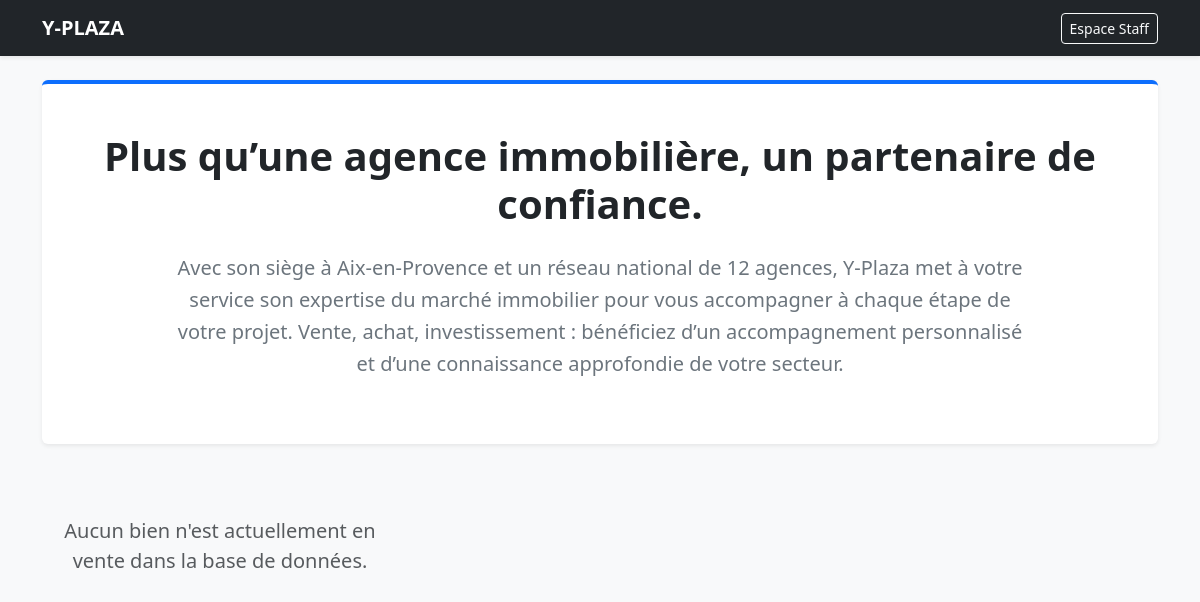
Before: / with the older database file.
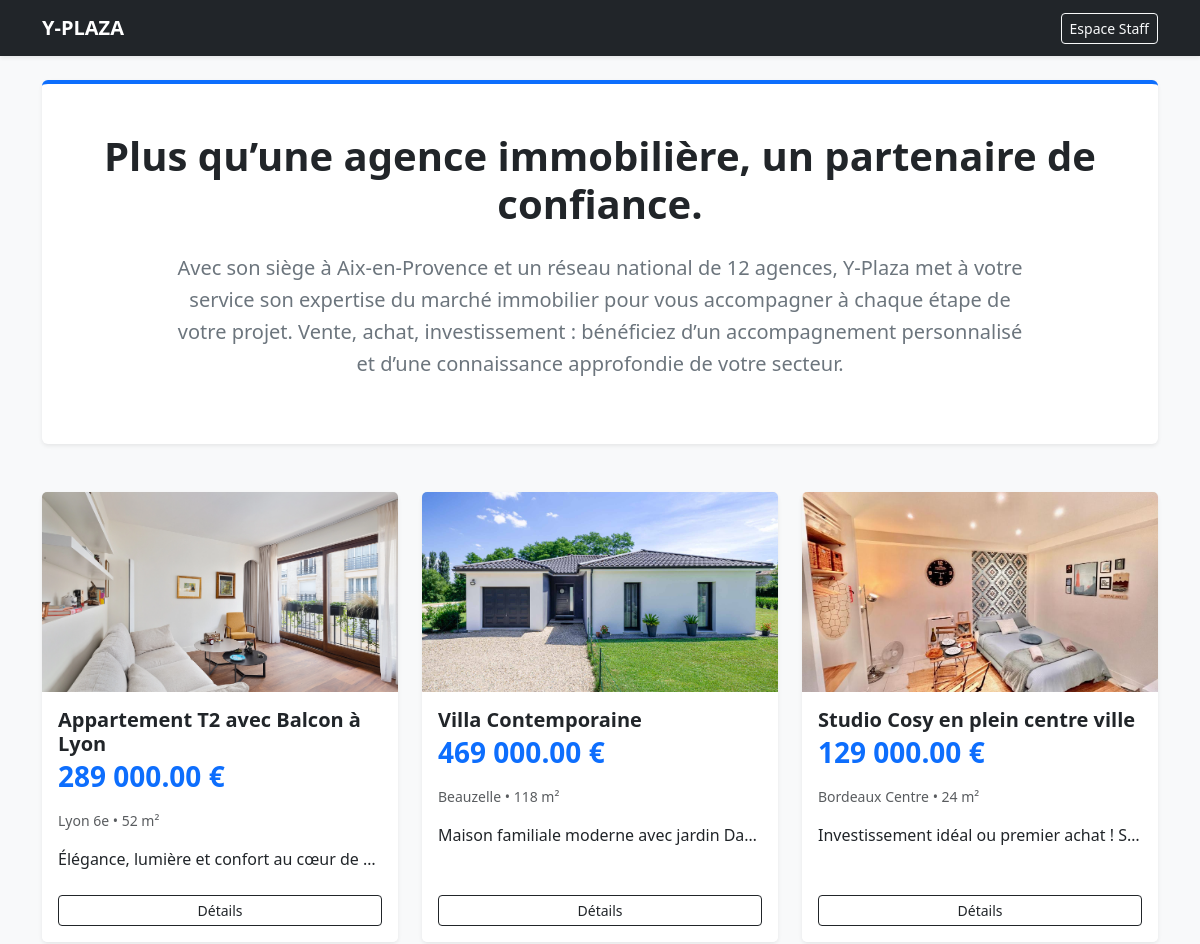
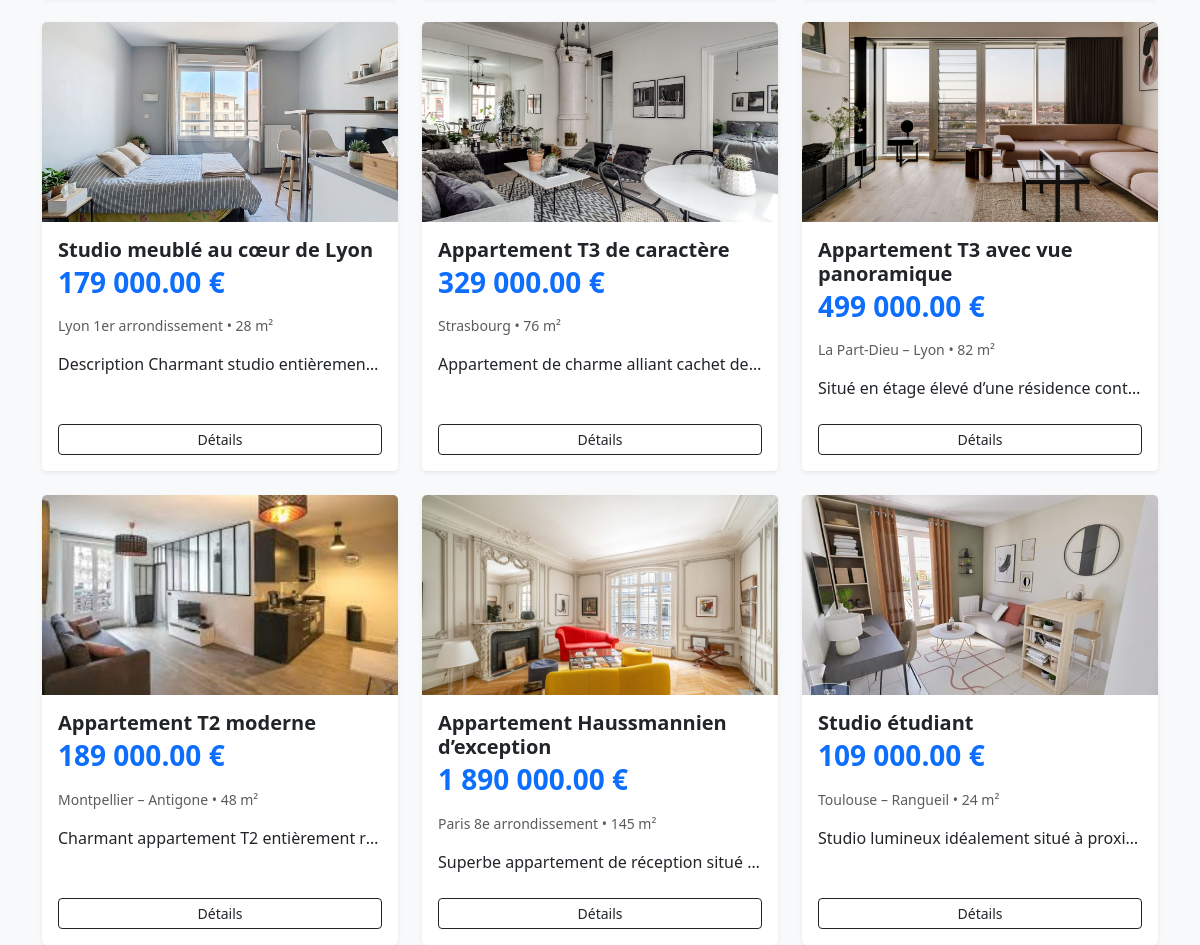
After: the same page with the newer database file (2 pictures, top to bottom).
### tables this page shows
CREATE TABLE biens (
            id INTEGER PRIMARY KEY AUTOINCREMENT,
            titre TEXT NOT NULL,
            description TEXT,
            prix REAL NOT NULL,
            surface INTEGER NOT NULL,
            ville TEXT NOT NULL,
            statut TEXT DEFAULT 'A vendre',
            agent_id INTEGER, image_url TEXT DEFAULT 'https://images.unsplash.com/photo-1560518883-ce09059eeffa?ixlib=rb-4.0.3&auto=format&fit=crop&w=600&q=80',
            FOREIGN KEY (agent_id) REFERENCES utilisateurs(id)
        );

### app.py (the view)
@app.route('/')
def accueil():
    biens = recuperer_biens_a_vendre()
    return render_template('accueil.html', biens=biens)

### models/bien_immobilier.py (called while the page is built)
    def prix_formate(self):
        return f"{self.prix:,.2f} €".replace(',', ' ')

### models/dao.py (called while the page is built)
def get_db_connection():
    conn = sqlite3.connect('y_plaza.db')
    conn.row_factory = sqlite3.Row
    return conn

def recuperer_biens_a_vendre():
    conn = get_db_connection()
    cursor = conn.cursor()
    cursor.execute('SELECT * FROM biens')
    lignes = cursor.fetchall()
    conn.close()
    biens = []
    for ligne in lignes:
        bien = BienImmobilier(
            id=ligne['id'],
            titre=ligne['titre'],
            description=ligne['description'],
            prix=ligne['prix'],
            surface=ligne['surface'],
            ville=ligne['ville'],
            statut=ligne['statut'],
            image_url=ligne['image_url']
        )
        biens.append(bien)
    return biens

### templates/accueil.html (shortened to what this page needs)
<!DOCTYPE html>
<html lang="fr">
<head>
    <link href="https://cdn.jsdelivr.net/npm/bootstrap@5.3.0/dist/css/bootstrap.min.css" rel="stylesheet">
</head>
<body class="bg-light">
    <nav class="navbar navbar-expand-lg navbar-dark bg-dark mb-4 shadow-sm">
        <div class="container">
            <a class="navbar-brand fw-bold" href="/">Y-PLAZA</a>
            <div class="d-flex align-items-center">
                {% if session.get('utilisateur') %}
                    <span class="text-light me-3 d-none d-md-inline">Profil : <span class="badge bg-secondary">{{ session.get('role') }}</span></span>
                    {% if session.get('role') in ['Admin', 'Commercial'] %}
                        <a href="{{ url_for('ajouter') }}" class="btn btn-success btn-sm me-2">+ Ajouter</a>
                    {% endif %}
                    <a href="{{ url_for('logout') }}" class="btn btn-outline-danger btn-sm">Déconnexion</a>
                {% else %}
                    <a href="{{ url_for('login') }}" class="btn btn-outline-light btn-sm">Espace Staff</a>
                {% endif %}
            </div>
        </div>
    </nav>
    <main class="container">
        <header class="mb-5 text-center bg-white p-5 rounded shadow-sm border-top border-4 border-primary">
            <h1 class="display-6 fw-bold text-dark mb-4">Plus qu’une agence immobilière, un partenaire de confiance.</h1>
            <p class="text-secondary lead mx-auto" style="max-width: 850px; line-height: 1.6;">
                Avec son siège à Aix-en-Provence et un réseau national de 12 agences, <strong>Y-Plaza</strong> met à votre service son expertise du marché immobilier pour vous accompagner à chaque étape de votre projet. Vente, achat, investissement : bénéficiez d’un accompagnement personnalisé et d’une connaissance approfondie de votre secteur.
            </p>
        </header>
        <div class="row row-cols-1 row-cols-md-3 g-4">
            {% for bien in biens %}
            <div class="col">
                <div class="card h-100 shadow-sm border-0">
                    <img src="{{ bien.image_url }}" class="card-img-top" alt="Photo du bien" style="height: 200px; object-fit: cover;">
                    <div class="card-body">
                        <h2 class="card-title h5 text-dark fw-bold">{{ bien.titre }}</h2>
                        <h3 class="card-subtitle mb-3 text-primary fw-bold">{{ bien.prix_formate() }}</h3>
                        <p class="card-text text-muted small"> {{ bien.ville }} • {{ bien.surface }} m²</p>
                        <p class="card-text text-truncate">{{ bien.description }}</p>
                    </div>
                    <div class="card-footer bg-white border-top-0 d-flex justify-content-between pb-3">
                        <a href="{{ url_for('details', id=bien.id) }}" class="btn btn-outline-dark btn-sm {% if session.get('role') not in ['Admin', 'Commercial'] %}w-100{% endif %}">Détails</a>
                    </div>
                </div>
            </div>
            {% else %}
            <div class="col-12 text-center mt-5">
                <p class="lead text-muted">Aucun bien n'est actuellement en vente dans la base de données.</p>
            </div>
            {% endfor %}
        </div>
    </main>
</body>
</html>

Changed rows visible on the page:
added biens: image_url (picture), titre "Appartement T2 avec Balcon à Lyon", prix_formate "289 000.00 €", ville "Lyon 6e", surface "52", description "Élégance, lumière et confort au cœur de…"
added biens: image_url (picture), titre "Villa Contemporaine", prix_formate "469 000.00 €", ville "Beauzelle", surface "118", description "Maison familiale moderne avec jardin Da…"
added biens: image_url (picture), titre "Studio Cosy en plein centre ville", prix_formate "129 000.00 €", ville "Bordeaux Centre", surface "24", description "Investissement idéal ou premier achat ! S…"
added biens: image_url (picture), titre "Studio meublé au cœur de Lyon", prix_formate "179 000.00 €", ville "Lyon 1er arrondissement", surface "28", description "Description Charmant studio entièremen…"
added biens: image_url (picture), titre "Appartement T3 de caractère", prix_formate "329 000.00 €", ville "Strasbourg", surface "76", description "Appartement de charme alliant cachet de…"
added biens: image_url (picture), titre "Appartement T3 avec vue panoramique", prix_formate "499 000.00 €", ville "La Part-Dieu – Lyon", surface "82", description "Situé en étage élevé d’une résidence cont…"
added biens: image_url (picture), titre "Appartement T2 moderne", prix_formate "189 000.00 €", ville "Montpellier – Antigone", surface "48", description "Charmant appartement T2 entièrement r…"
added biens: image_url (picture), titre "Appartement Haussmannien d’exception", prix_formate "1 890 000.00 €", ville "Paris 8e arrondissement", surface "145", description "Superbe appartement de réception situé…"
added biens: image_url (picture), titre "Studio étudiant", prix_formate "109 000.00 €", ville "Toulouse – Rangueil", surface "24", description "Studio lumineux idéalement situé à proxi…"
Other visible differences:
text no longer shown: "Aucun bien n'est actuellement en vente dans la base de données."
